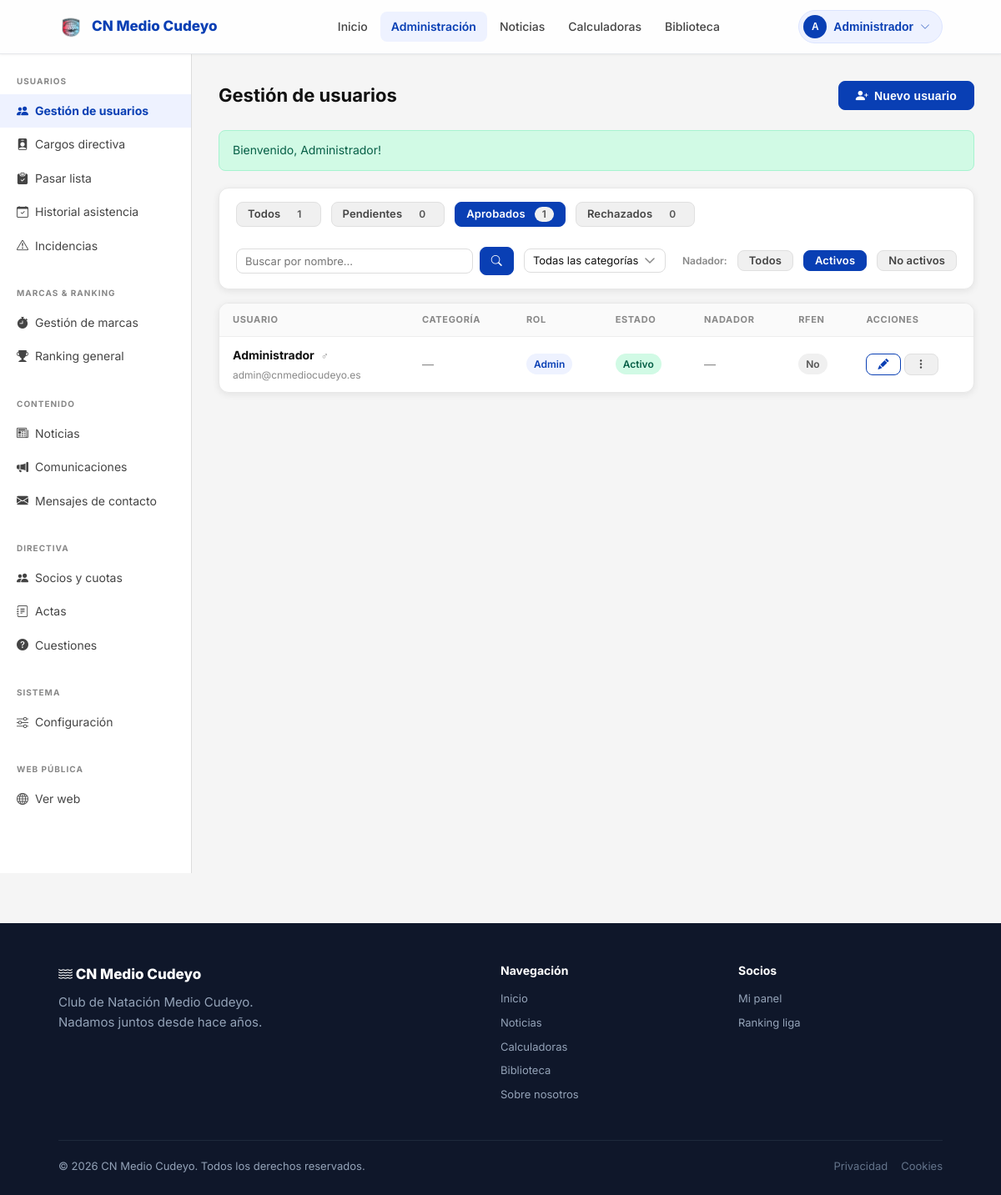
Page /admin/usuarios (signed in) on the committed database.
### tables this page shows
CREATE TABLE IF NOT EXISTS users (
    id         INT AUTO_INCREMENT PRIMARY KEY,
    nombre     VARCHAR(100)  NOT NULL,
    email      VARCHAR(150)  NOT NULL UNIQUE,
    password   VARCHAR(255)  NOT NULL,
    rol        ENUM('socio','admin') NOT NULL DEFAULT 'socio',
    tipo_socio ENUM('numerario','deportivo') DEFAULT NULL,
    estado     ENUM('pendiente','activo','rechazado') NOT NULL DEFAULT 'pendiente',
    liga       ENUM('benjamin','alevin','infantil','junior','absoluto','master') DEFAULT NULL,
    sexo       ENUM('M','F') NOT NULL,
    fecha_nacimiento DATE DEFAULT NULL,
    tutor_user_id INT DEFAULT NULL,
    rfen_id    VARCHAR(100) DEFAULT NULL,
    rfen_nombre VARCHAR(200) DEFAULT NULL,
    nadador_activo TINYINT(1) NOT NULL DEFAULT 1,
    avatar_url VARCHAR(500)  DEFAULT NULL,
    must_change_pwd TINYINT(1) NOT NULL DEFAULT 0,
    tutor_email VARCHAR(150) DEFAULT NULL,
    created_at TIMESTAMP DEFAULT CURRENT_TIMESTAMP,
    updated_at TIMESTAMP DEFAULT CURRENT_TIMESTAMP ON UPDATE CURRENT_TIMESTAMP,
    CONSTRAINT fk_users_tutor FOREIGN KEY (tutor_user_id) REFERENCES users(id) ON DELETE SET NULL
);

### public/admin/usuarios.php (the view, shortened to what the rows shown need)
<?php
require_once dirname(__DIR__, 2) . '/config/db.php';
require_once dirname(__DIR__, 2) . '/includes/auth.php';
require_once dirname(__DIR__, 2) . '/includes/layout.php';
$LIGAS = ['benjamin'=>'Benjamín','alevin'=>'Alevín','infantil'=>'Infantil','junior'=>'Junior','absoluto'=>'Absoluto','master'=>'Master'];
$filtroEstado = $_GET['estado'] ?? 'activo';
$filtroNadador = $_GET['nadador'] ?? 'activo';
$where  = [];
$params = [];
if ($filtroEstado !== 'todos') {
    $where[]  = 'estado = ?';
    $params[] = $filtroEstado;
}
if ($filtroNadador === 'activo') {
    $where[] = 'nadador_activo = 1';
} elseif ($filtroNadador === 'no_activo') {
    $where[] = 'nadador_activo = 0';
}
$sql = 'SELECT id,nombre,email,rol,estado,liga,sexo,fecha_nacimiento,tipo_socio,rfen_id,rfen_nombre,nadador_activo,must_change_pwd,tutor_email,created_at FROM users';
if ($where) $sql .= ' WHERE ' . implode(' AND ', $where);
$sql .= ' ORDER BY created_at DESC';
$stmt = $pdo->prepare($sql);
$stmt->execute($params);
$users = $stmt->fetchAll();
render_header('Gestión de usuarios', 'admin-usuarios');
render_admin_layout('usuarios', function() use ($users, $filtroEstado, $filtroLiga, $filtroNadador, $filtroBuscar, $counts, $LIGAS) {
?>
<div class="d-flex justify-between align-center mb-6" style="gap:12px;">
  <h1 style="margin:0;">Gestión de usuarios</h1>
</div>
<div class="table-card">
  <div class="table-wrapper">
    <table>
      <thead>
        <tr>
          <th>Usuario</th>
          <th>Categoría</th>
          <th>Rol</th>
          <th>Estado</th>
          <th>Nadador</th>
          <th>RFEN</th>
          <th>Acciones</th>
        </tr>
      </thead>
      <tbody>
        <?php foreach ($users as $u): ?>
        <tr>
          <td>
            <div style="display:flex;flex-direction:column;gap:2px;">
              <div>
                <strong><?= e($u['nombre']) ?></strong>
                <span class="text-muted" style="font-size:12px;margin-left:4px;"><?= $u['sexo'] === 'M' ? '♂' : '♀' ?></span>
              </div>
              <span class="text-muted" style="font-size:12px;"><?= e($u['email']) ?></span>
            </div>
          </td>
          <td>
            <?php if ($u['rol'] !== 'admin'): ?>
            <form method="POST" style="display:inline;">
              <?= csrf_field() ?>
              <input type="hidden" name="action" value="cambiar_liga">
              <input type="hidden" name="user_id" value="<?= $u['id'] ?>">
              <select name="liga" class="form-control" style="width:120px;padding:4px 8px;font-size:12px;" onchange="this.form.submit()">
                <option value="">— Sin —</option>
                <?php foreach ($LIGAS as $k=>$v): ?>
                  <option value="<?= $k ?>" <?= $u['liga'] === $k ? 'selected' : '' ?>><?= $v ?></option>
                <?php endforeach; ?>
              </select>
            </form>
            <?php else: ?>
              <span class="text-muted">—</span>
            <?php endif; ?>
          </td>
          <td>
            <span class="badge badge-<?= $u['rol'] === 'admin' ? 'blue' : 'gray' ?>"><?= $u['rol'] === 'admin' ? 'Admin' : 'Socio' ?></span>
          </td>
          <td>
            <?php
            $badges = ['pendiente'=>'warning','activo'=>'success','rechazado'=>'danger'];
            $labels = ['pendiente'=>'Pendiente','activo'=>'Activo','rechazado'=>'Rechazado'];
            $b = $badges[$u['estado']] ?? 'gray';
            $l = $labels[$u['estado']] ?? $u['estado'];
            ?>
            <span class="badge badge-<?= $b ?>"><?= $l ?></span>
          </td>
          <td>
            <?php if ($u['rol'] !== 'admin'): ?>
              <form method="POST" style="display:inline;">
                <?= csrf_field() ?>
                <input type="hidden" name="action" value="toggle_nadador">
                <input type="hidden" name="user_id" value="<?= $u['id'] ?>">
                <input type="hidden" name="nadador_activo" value="<?= $u['nadador_activo'] ? '0' : '1' ?>">
                <?php if ($u['nadador_activo']): ?>
                  <button type="submit" class="badge badge-green" style="cursor:pointer;border:none;font-size:11px;" title="Clic para desactivar">
                    <i class="bi bi-check-circle-fill"></i>&nbsp;Activo
                  </button>
                <?php else: ?>
                  <button type="submit" class="badge badge-gray" style="cursor:pointer;border:none;font-size:11px;" title="Clic para activar">
                    <i class="bi bi-x-circle"></i>&nbsp;No activo
                  </button>
                <?php endif; ?>
              </form>
            <?php else: ?>
              <span class="text-muted">—</span>
            <?php endif; ?>
          </td>
          <td>
            <?php if ($u['rfen_id']): ?>
              <span class="badge badge-success" title="<?= e($u['rfen_nombre']) ?>">Sí</span>
            <?php else: ?>
              <span class="badge badge-gray">No</span>
            <?php endif; ?>
          </td>
          <td>
            <div style="display:flex;align-items:center;gap:4px;">
              <button class="btn btn-secondary btn-sm" title="Editar"
                onclick="abrirModalEditar(<?= $u['id'] ?>, <?= htmlspecialchars(json_encode($u['nombre']), ENT_QUOTES) ?>, <?= htmlspecialchars(json_encode($u['email']), ENT_QUOTES) ?>, '<?= e($u['sexo']) ?>', '<?= e($u['liga'] ?? '') ?>', '<?= e($u['rol']) ?>', '<?= e($u['estado']) ?>', <?= (int)$u['must_change_pwd'] ?>, '<?= e($u['fecha_nacimiento'] ?? '') ?>', '<?= e($u['tipo_socio'] ?? '') ?>')">
                <i class="bi bi-pencil-fill"></i>
              </button>
              <div class="dropdown" style="position:relative;">
                <button class="btn btn-gray btn-sm" onclick="toggleDropdown(this)">
                  <i class="bi bi-three-dots-vertical"></i>
                </button>
              </div>
            </div>
          </td>
        </tr>
        <?php endforeach; ?>
      </tbody>
    </table>
  </div>
</div>
<?php
});
render_footer();

### includes/layout.php (shortened to what the rows shown need)
<?php
function render_header(string $title, string $activePage = '', string $extraHead = '', string $description = ''): void
{
  $user = current_user();
?>
  <!DOCTYPE html>
  <html lang="es">
  <head>
    <link rel="stylesheet" href="https://cdn.jsdelivr.net/npm/bootstrap-icons@1.11.3/font/bootstrap-icons.min.css">
    <link rel="stylesheet" href="https://cdn.jsdelivr.net/npm/tom-select@2/dist/css/tom-select.min.css">
    <link rel="stylesheet" href="/assets/css/main.css?v=<?= filemtime($_SERVER['DOCUMENT_ROOT'] . '/assets/css/main.css') ?>">
  </head>
  <body>
    <nav class="navbar">
      <div class="container">
        <div class="navbar-inner">
          <div class="navbar-auth">
            <?php if ($user): ?>
              <div class="navbar-user-dropdown">
                <button class="navbar-user" onclick="document.querySelector('.navbar-user-dropdown').classList.toggle('open')" type="button">
                  <?php if (!empty($user['avatar_url'])): ?>
                    <img src="<?= e($user['avatar_url']) ?>" alt="" class="navbar-user-avatar" style="width:32px;height:32px;border-radius:50%;object-fit:cover;">
                  <?php else: ?>
                    <div class="navbar-user-avatar"><?= strtoupper(mb_substr($user['nombre'], 0, 1)) ?></div>
                  <?php endif; ?>
                  <span><?= e($user['nombre']) ?></span>
                  <i class="bi bi-chevron-down" style="font-size:12px;opacity:0.7;"></i>
                </button>
              </div>
            <?php else: ?>
              <a href="/login" class="btn btn-secondary btn-sm">Acceso</a>
              <a href="/register" class="btn btn-primary btn-sm">Registro</a>
            <?php endif; ?>
          </div>
        </div>
      </div>
    </nav>
    <main class="site-main">
    <?php
  }
  function render_footer(): void
  {
    ?>
    </main>
  </body>
  </html>
<?php
  }
?>
<?php
  function render_admin_layout(string $activePage, callable $content): void
  {
?>
  <div class="admin-layout">
    <main class="admin-main">
      <?php $content(); ?>
    </main>
  </div>
<?php
  }

### rows in the picture
users: nombre "A", nombre "Administrador", email "admin@cnmediocudeyo.es", rol "Admin", estado "Activo", shows "No"

### other values in the picture
$msg "Bienvenido, Administrador!"
$label "Todos"
$count "1"
$label "Pendientes"
$count "0"
$label "Aprobados"
$label "Rechazados"
$nl "Todos"
$nl "Activos"
$nl "No activos"
